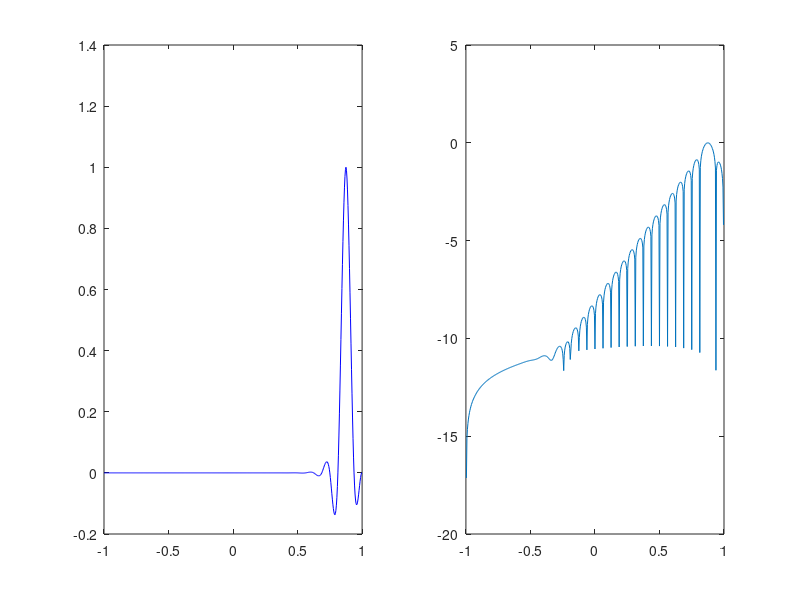

Source code (MATLAB): (Note: this script raises an error after producing the figure.)
%% 
% This work is regarding solving 1-d wave equation using RPS
% semi-discretization method and analysis corresponding dispersion relation.
%%
% Considering adjoint system of \eqref{wave}.
%%
% 	$$
% 	\begin{equation}\begin{cases}
% 	&u_{tt}- u_{xx} =0,  0\leq x\leq 1, t\in[0,T] \\
% 	& u(x,T)=u_0(x),\, \, 0\leq x\leq 1, \\
% 	& u_t(x,T)=u_1(x),\,\,0\leq x\leq 1,  \\
% 	& u(0,t)=u(1,t)=0, \,\, t\in[0,T],
% 	\end{cases}
% 	\label{wave}\end{equation}
% 	$$
%%
% 	When $(u_0,u_1) \in H_0^1(0,1)\times L^2(0,1)$, it admits a unique solution 
%%
% $$ u(x,t) \in C^0([0,T],H_0^1(0,1)) \cap C^1([0,T],L^2(0,1)) $$ 
%%
% The energy of solution to \eqref{wave} $E(t)$ 
%%
% $$ E(t)=\frac{1}{2}\int_{0}^{1}|u_x(x,t)|^2+|u_t(x,t)|^2 dx $$
%%
% is time conserved .
%% 
% With Hilbert Uniqueness Method, the exact controllability of \eqref{control} is  equal to the observability of the adjoint \eqref{wave},
% Observability of \eqref{wave} reads as: Given $T\geq 2$, there exist a positive constant $C(T)\geq 0$ such that
%%
% 	$$ E(0)\leq C(T) \int_{0}^{T} |u_x(1,t)|^2 dt $$
%%
% holds for every solution $u(x,t)$ to adjoint system \eqref{wave} RPS semi-discretization of  weak variation formulation  of \eqref{wave} is written as
%%
% $$ \begin{equation}
% M \frac{d^2 \boldsymbol{u}}{dt^2}=-R\boldsymbol{u}
% \label{fem_wave}
% \end{equation} $$
%%
% 	where $M_{i,j}:=\int_{-\infty}^{+\infty}\phi_i\phi_j dx$ and $R_{i,j}=\int_{-\infty}^{+\infty}\frac{d}{dx}\phi_i\frac{d}{dx}\phi_j dx $ and  the corresponding $\hat{A}(\omega)$ defined as
%%
% 	$$
% 	\hat{A}(\omega)= \frac{R e^{i\omega x_n}}{M e^{i\omega x_n} }.
% 	$$
%%
% As for this problem, the rps basis $\phi_i(x)$ corresponding  $x_i$ is defined by 
%%
% 	$$ \begin{equation}
% 	\phi_i =\left\{
% 	\begin{aligned}
% 	\arg &\min_{v \in H_0^2[-1,1]}  \int_{-1}^{1}(\frac{d^2}{dx^2} v)^2 dx  \\
% 	&s.t.\  v(x_j) = \delta_{i,j},\ \ j = \{1,...,N\}, \\
% 	\end{aligned}
% 	\right.
% 	\label{basis}
% 	\end{equation} $$
%%
% Set up uniform fine mesh and coarse mesh
h = 2^(-8); H=2^(-4); Nbasis=2/H-1;
n = 2/h; N=2/H;
%%
% Construct the stiffness matrix and massive matrix regarding p1 finite
% element on fine mesh and coarse mesh respectively
L = sparse([1:n+1,1:n,2:n+1],[1:n+1,2:n+1,1:n],[2*ones(1,n+1),-ones(1,2*n)]);
LL= sparse([1:N-1,1:N-2,2:N-1],[1:N-1,2:N-1,1:N-2],[2*ones(1,N-1),-ones(1,2*N-4)]);
M = sparse([1:n-1,1:n-2,2:n-1],[1:n-1,2:n-1,1:n-2],[2/3*h*ones(1,n-1),1/6*h*ones(1,2*n-4)]);
MM = sparse([1:N-1,1:N-2,2:N-1],[1:N-1,2:N-1,1:N-2],[2/3*H*ones(1,N-1),1/6*H*ones(1,2*N-4)]);
L=1/h*L;
LL=1/H*LL;
%%
% Construct the discrete energy $\|-div(a\nabla \cdot)\|$
temp = L(:,2:end-1);
boundary = L([1,end],2:end-1);
A = temp'*temp+100*(boundary')*boundary;
%%
% Matrix corresponding  pointwise constrains
B = eye(n-1,n-1);
B = B(H/h*[1:Nbasis],:);
%%
% Solve the rps basis by solving the optimization problems 
Psi = zeros(n-1,Nbasis);
for i = 1:size(B,1)
    ei = zeros(Nbasis,1); 
    ei(i,1) = 1;
    Psi(:,i) = A\(B'*((B*inv(A)*B')\ei));
end
%%
% plot the basis and log scale of basis
figure
subplot(1,2,2);
plot(-1+h:h:1-h,log10(abs(Psi(:,30))));
subplot(1,2,1);
plot(-1:h:1,[0;Psi(:,30);0],'b');

%% 
% Set up the time interval, time step, source term $f=0$
T=5;J=10000;f=zeros(length(A),1);
%%
% Set up the concentration parameter of inital data $\gamma$, frequency $\xi$
% and generate fine grids $x$ and the initial data defined on them
gamma=H^(-2); xi=5/6*pi; x=-1+h:h:1-h; 
ui=exp(-gamma*(x).^2/2).*cos(xi*x/H);
uti=-gamma*(x).*exp(-gamma*(x).^2/2).*cos(xi*x/H)-xi/H.*exp(-gamma*(x).^2/2).*sin(xi*x/H);
%%  
% Solve the wave equation on fine mesh as a approximation of analytical
% solution, which will be used then as a reference of rps solution 
[u,ut] =  ODEsolver(M,L(2:end-1,2:end-1),ui,uti,f,T,J,M);
[X,Y]=meshgrid(-1+h:h:1-h,0:T/J:T);
%%
figure, pcolor(X,Y,u') ;shading interp;
colorbar; 
title('finemesh solution')
%% 
% Solve the wave equation on coarsemesh using RPS method
xc=x(H/h*[1:Nbasis]);
Mc=Psi'*M*Psi; Lc=Psi'*L(2:end-1,2:end-1)*Psi;  
uci=exp(-gamma*(xc).^2/2).*cos(xi*xc/H);
utci=-gamma*(xc).*exp(-gamma*(xc).^2/2).*cos(xi*xc/H)-xi/H.*exp(-gamma*(xc).^2/2).*sin(xi*xc/H);
fc=zeros(length(Lc),1);
[uc,uct]=ODEsolver(Mc,Lc,uci,utci,fc,T,J,Mc);
%% 
figure, pcolor(X,Y,(Psi*uc)');shading interp; 
colorbar; 
title('coarsemesh solution with rps basis')

%%
% Solve the wave equation on coarsemesh using p1 fem 
[uuc,uuct]=ODEsolver(MM,LL,uci,utci,fc,T,J,MM);
[XX,YY]=meshgrid(-1+H:H:1-H,0:T/J:T);
%%
figure, pcolor(XX,YY,uuc'); shading interp;
colorbar; 
title('coarsemesh solution with linear basis')

